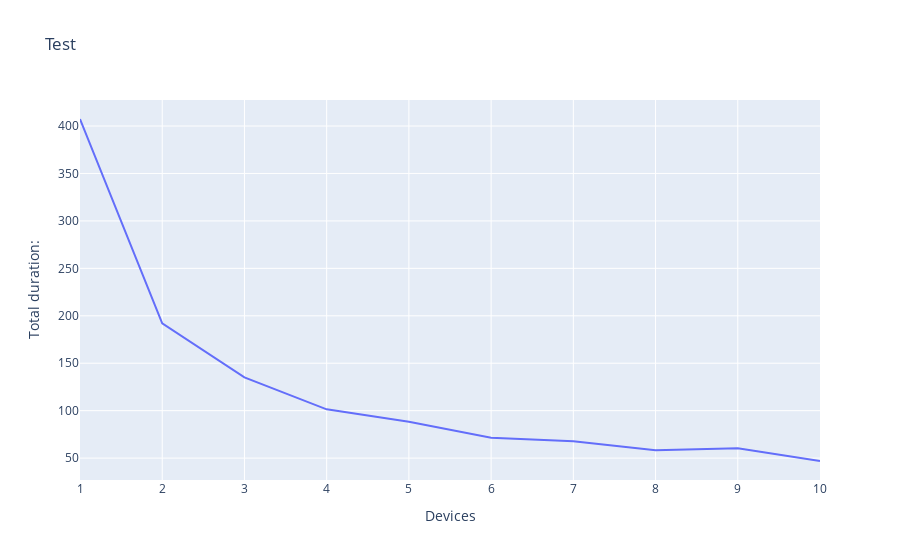

This figure's notebook cell:
### Code cell
fig = px.line(df, x="Devices", y="Total duration:", title='Test')
#layout = go.Layout(yaxis=dict(tickformat=".2%"))
#fig.update_layout(yaxis_tickformat=".2%")
fig.update_yaxes(type='linear')

fig.show()

### Figure 1 — Plotly figure (JSON) as saved in the notebook; plotly's stock layout.template omitted (floating-point values rounded to 4 significant figures)
{"data": [{"hovertemplate": "Devices=%{x}<br>Total duration:=%{y}<extra></extra>", "legendgroup": "", "line": {"color": "#636efa", "dash": "solid"}, "marker": {"symbol": "circle"}, "mode": "lines", "name": "", "orientation": "v", "showlegend": false, "type": "scatter", "x": [1, 2, 3, 4, 5, 6, 7, 8, 9, 10], "xaxis": "x", "y": ["407.40", "191.92", "135.04", "101.40", "88.28", "71.57", "67.82", "58.38", "60.48", "46.96"], "yaxis": "y"}], "layout": {"legend": {"tracegroupgap": 0}, "title": {"text": "Test"}, "xaxis": {"anchor": "y", "domain": [0, 1], "title": {"text": "Devices"}}, "yaxis": {"anchor": "x", "domain": [0, 1], "title": {"text": "Total duration:"}, "type": "linear"}}}
